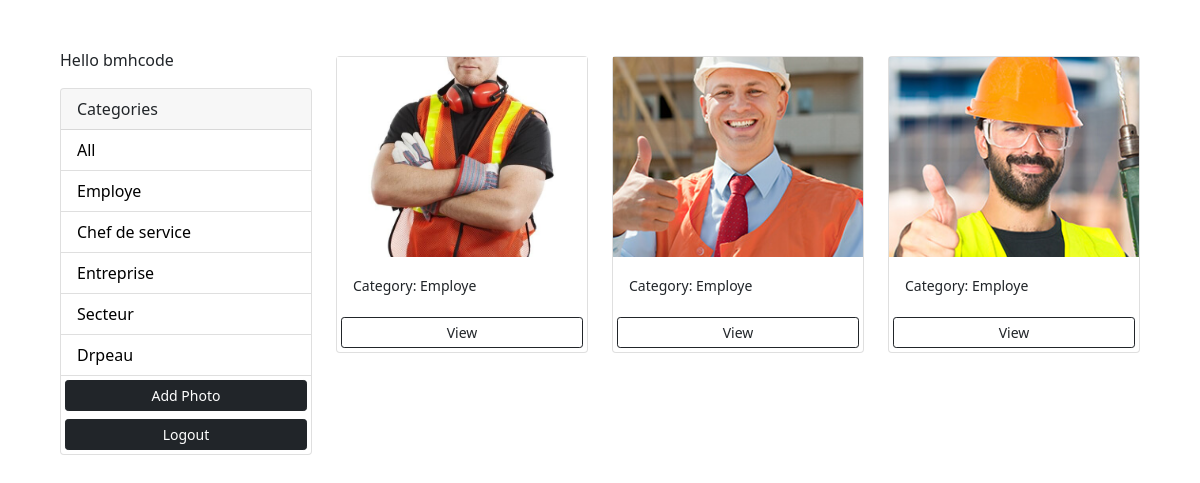
The page /?category=Employe (signed in) on the database its author committed.
### photos/models.py (models this page shows, shortened)
class Category(models.Model):
    class Meta:
        verbose_name = 'Category'
        verbose_name_plural = 'Categories'
    user = models.ForeignKey(
        User, on_delete=models.SET_NULL, null=True, blank=True)
    name = models.CharField(max_length=100, null=False, blank=False)

class Photo(models.Model):
    class Meta:
        verbose_name = 'Photo'
        verbose_name_plural = 'Photos'
    category = models.ForeignKey(
        Category, on_delete=models.SET_NULL, null=True, blank=True)
    image = models.ImageField(null=False, blank=False)
    description = models.TextField()

### photos/views.py (the view)
# urls.py: path('', views.gallery, name='gallery'),
@login_required(login_url='login')
def gallery(request):
    user = request.user
    category = request.GET.get('category')
    if category == None:
        photos = Photo.objects.filter(category__user=user)
    else:
        photos = Photo.objects.filter(
            category__name=category, category__user=user)
    categories = Category.objects.filter(user=user)
    context = {'categories': categories, 'photos': photos}
    return render(request, 'photos/gallery.html', context)

### photos/templates/photos/gallery.html (shortened to what this page needs)
<!DOCTYPE html>
<html lang="en">
<head>
    <link href="https://cdn.jsdelivr.net/npm/bootstrap@5.0.0-beta1/dist/css/bootstrap.min.css" rel="stylesheet"
>
</head>
<body class="m-5">
    <div class="container">
        <div class="row">
            <div class="col-md-3">
                {% if request.user.is_authenticated %}
                    <p>Hello {{request.user}}</p>
                {% endif %}
                <div class="card">
                    <div class="card-header">
                        Categories
                    </div>
                    <ul class="list-group list-group-flush">
                        <li class="list-group-item">
                            <a href="{% url 'gallery' %}">All</a>
                        </li>
                        {% for category in categories %}
                        <li class=" list-group-item">
                            <a href="{% url 'gallery' %}?category={{category.name}}">
                                {{category.name}}
                            </a>
                        </li>
                        {% endfor %}
                        <a href="{% url 'add' %}" class="btn btn-dark btn-block btn-sm m-1">Add Photo</a>
                        <a href="{% url 'logout' %}" class="btn btn-dark btn-block btn-sm m-1">Logout</a>
                    </ul>
                </div>
            </div>
            <div class="col-md-9">
                <div class="row">
                    {% for photo in photos %}
                        <div class="col-md-4">
                            <div class="card my-2">
                                <img class="image-thumbail" src="{{photo.image.url}}" alt="Card image cap">
                                <div class="card-body">
                                    <small>Category: {{photo.category.name}}</small>
                                </div>
                                <a href="{% url 'photo' photo.id %}" class="btn btn-outline-dark btn-sm m-1">View</a>
                            </div>
                        </div>
                    {% empty %}
                    <h3>No photos...</h3>
                    {% endfor %}
                </div>
            </div>
        </div>
    </div>
</body>
</html>

### photos/templates/photos/gallery.html (style rules this page uses)
.image-thumbail { height: 200px; object-fit: cover; }
.list-group-item a { text-decoration: none; color: black; }

### rows shown on the page
Category: name "Employe"
Category: name "Chef de service"
Category: name "Entreprise"
Category: name "Secteur"
Category: name "Drpeau"
Photo: image (picture), category.name "Employe"
Photo: image (picture), category.name "Employe"
Photo: image (picture), category.name "Employe"

### other values the page prints
{{ request.user }} "bmhcode"
